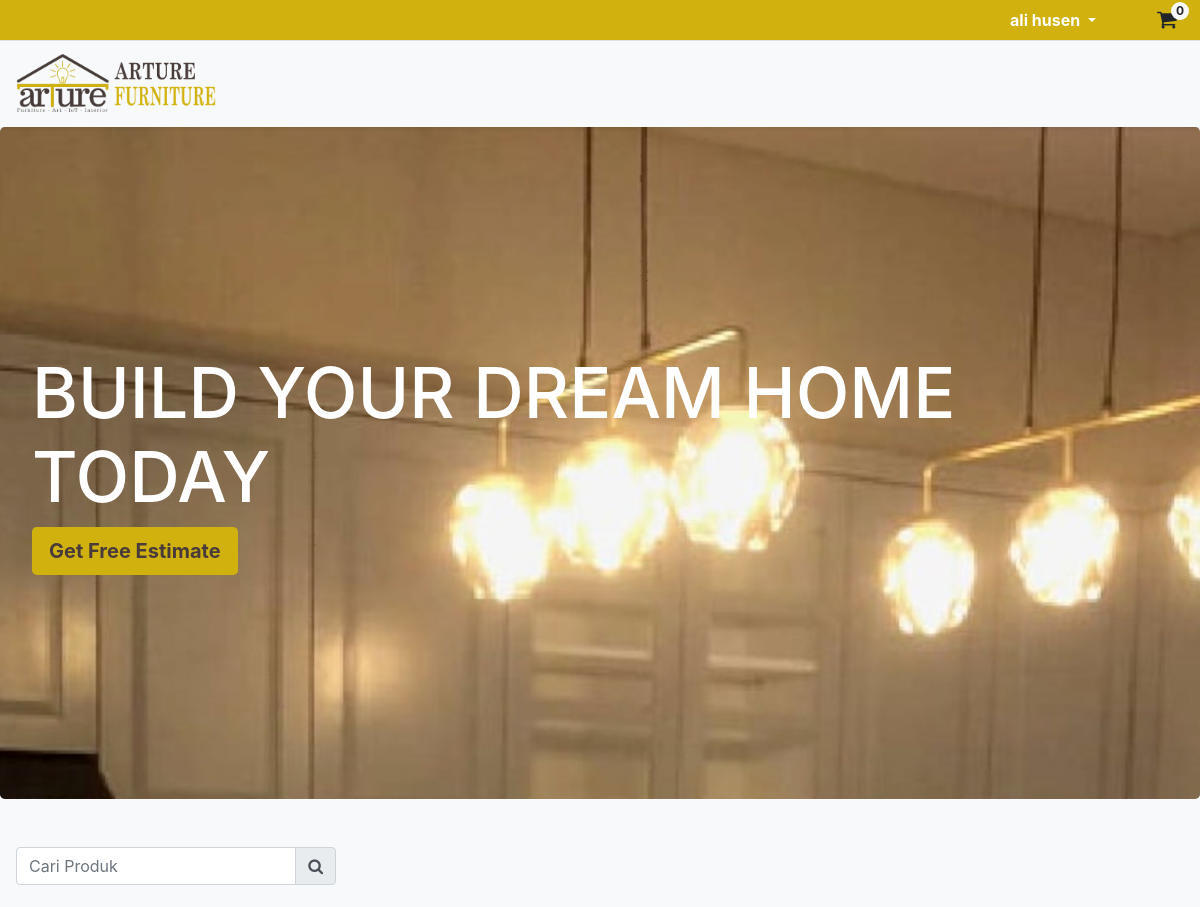
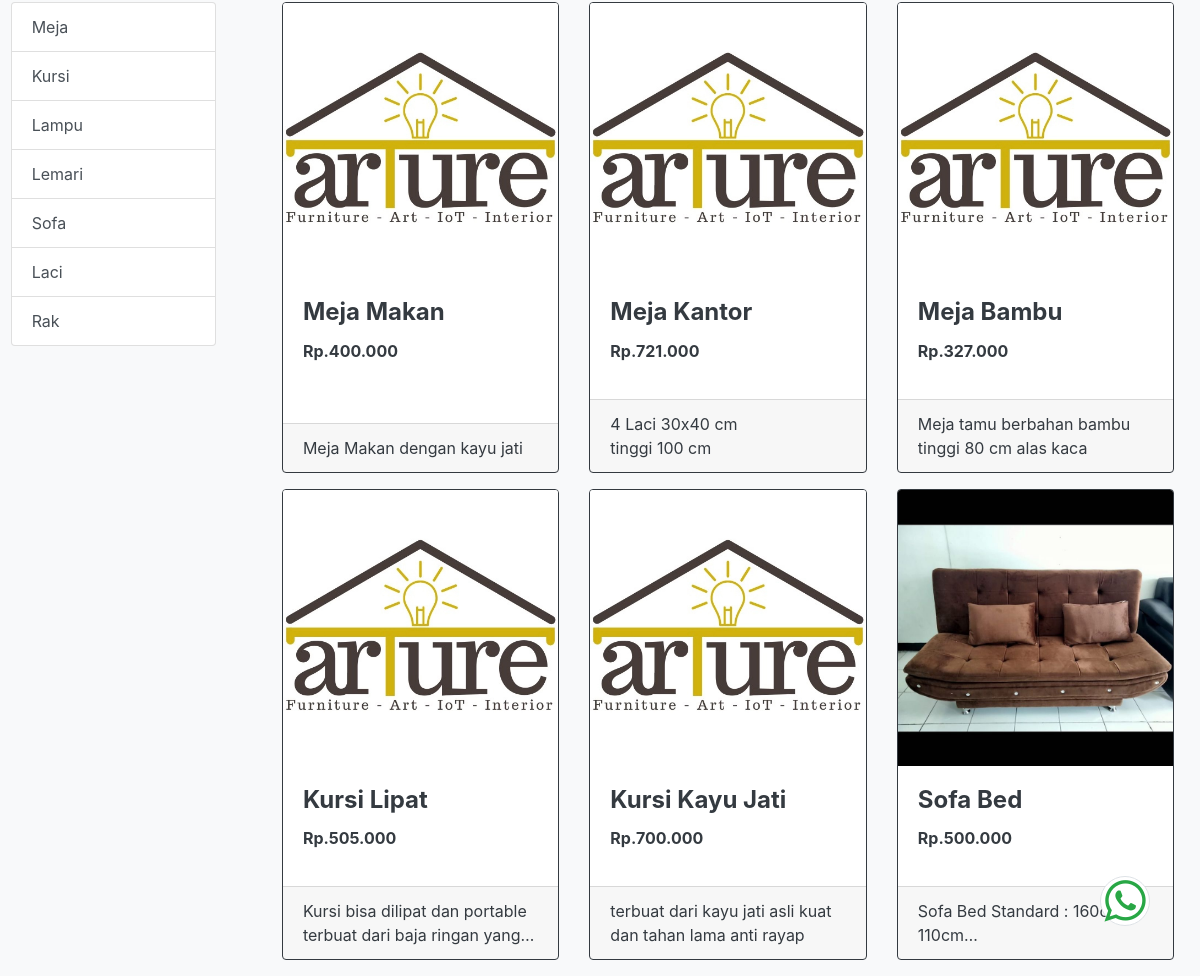
Page / (signed in) on the earlier database version (2 pictures, top to bottom).
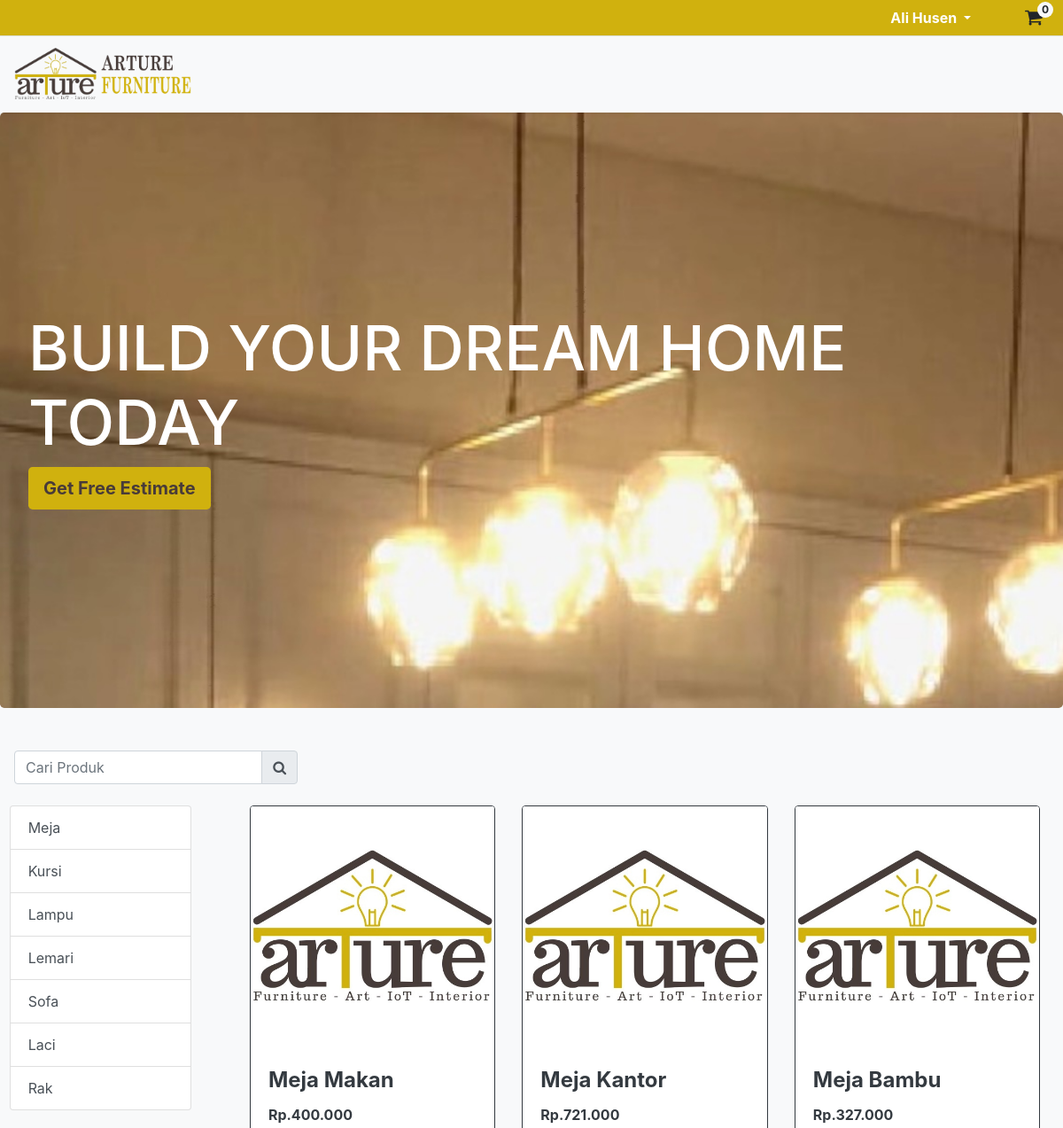
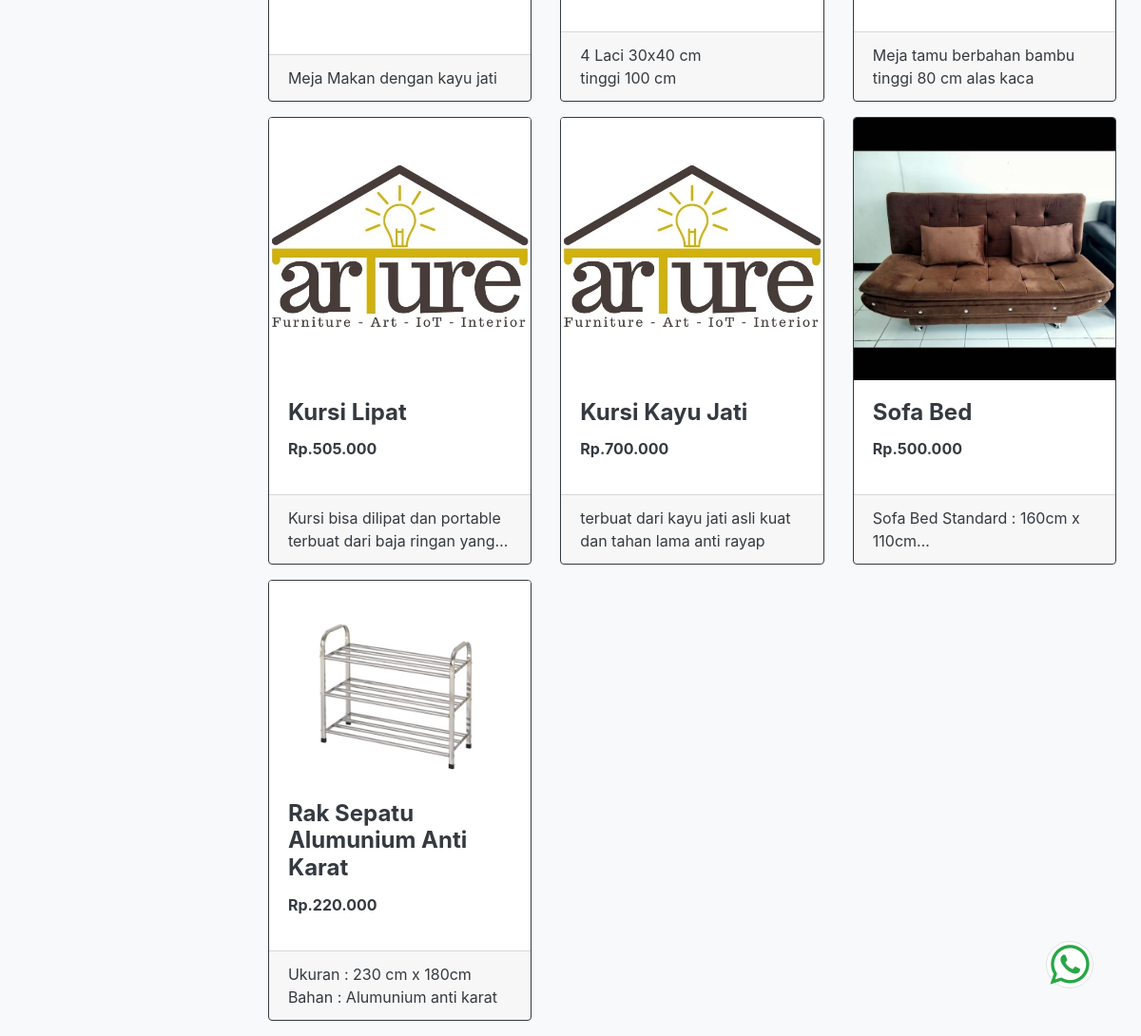
Same page on the later database version (2 pictures, top to bottom).
### tables this page shows
CREATE TABLE `kategori` (
  `id_kategori` int(11) NOT NULL,
  `kategori` text NOT NULL
);

CREATE TABLE `produk` (
  `id_produk` int(11) NOT NULL,
  `id_kategori` int(11) NOT NULL,
  `nama_produk` text NOT NULL,
  `harga_produk` text NOT NULL,
  `deskripsi` text NOT NULL,
  `gambar` text DEFAULT 'default.png',
  `tersedia` tinyint(1) NOT NULL DEFAULT 1
);

### app/database.php (called while the page is built, shortened)
<?php
class database
{
	var $hostname = "localhost";
	var $username = "root";
	var $password = "";
	var $db = "arture_furniture";
	function __construct()
	{
		$this->koneksi = mysqli_connect($this->hostname, $this->username, $this->password, $this->db);
	}
	function intToRupiah($angka)
	{
		$hasil_rupiah = "Rp." . number_format($angka, 0, ',', '.');
		return $hasil_rupiah;
	}
	function getDataProduk()
	{
		$query = "SELECT * from produk p inner join kategori k on p.id_kategori=k.id_kategori where tersedia='1' ORDER by p.id_produk;";
		$dataProduk = mysqli_query($this->koneksi, $query);
		if ($dataProduk) {
			if (mysqli_num_rows($dataProduk) > 0) {
				return $dataProduk;
			} else {
				return false;
			}
		} else {
			return false;
		}
	}
	function getDataKategori()
	{
		$query = "SELECT * from kategori";
		$dataKategori = mysqli_query($this->koneksi, $query);
		if ($dataKategori) {
			if (mysqli_num_rows($dataKategori) > 0) {
				return $dataKategori;
			} else {
				return false;
			}
		} else {
			return false;
		}
	}
}

### pages/klien/home.php (the view, shortened to what the changed rows need)
<?php
include $_SERVER['DOCUMENT_ROOT'] . '/pages/parts/navbars/klien-navbar.php';
$dataProduk = $db->getDataProduk();
$dataKategori = $db->getDataKategori();
?>
<div>
  <div class="jumbotron">
    <div class="spaces">
      <strong>
        <h1 id="quote">BUILD YOUR DREAM HOME TODAY</h1>
      </strong>
      <p class="lead">
        <a class="btn bg-emas-arture btn-lg" href="https://api.whatsapp.com/send?phone=6287888525264" target="_blank" role="button"><strong>Get Free Estimate</strong></a>
      </p>
    </div>
  </div>
  <section id="catalog">
    <div class="mb-4 w-100 d-flex align-content-end bg-light">
      <form action="" method="get">
        <div class="input-group cariProduk-input-grup mt-3 ml-3 mr-3">
          <input type="search" class="form-control border-arture-coklat" name="cari" id="cariProduk" aria-label="Searching" placeholder="Cari Produk">
          <div class="input-group-append">
            <button type="submit" class="input-group-text btn"><i class="fa fa-search" aria-hidden="true"></i></button>
          </div>
        </div>
      </form>
    </div>
    <div class="row">
      <div class="d-none d-lg-block col-lg-2 p-0 mx-auto">
        <div class="list-group">
          <?php
          if ($dataKategori == false) {
          ?>
            <tr>
              <td>
                <div class="alert alert-danger">KATEGORI BELUM TERSEDIA, HARAP PERIKSA KEMBALI NANTI!</div>
              </td>
            </tr>
            <?php
          } else {
            while ($x = mysqli_fetch_array($dataKategori)) {
            ?>
              <a href="/?kategori=<?= $x['kategori'] ?>#catalog" class="list-group-item list-group-item-action"><?= $x['kategori'] ?></a>
          <?php
            }
          }
          ?>
        </div>
      </div>
      <div class="col-lg-9 col-md-12 col-sm-12 mx-auto">
        <div class="row">
          <?php
          if (isset($_GET['cari']) && $dataProduk == false) {
          ?>
            <tr>
              <td>
                <div class="alert alert-danger w-100 text-center"><i class="fa fa-frown-o fa-2x" aria-hidden="true"></i>
                  MAAF, PRODUK YANG ANDA CARI SAAT INI BELUM TERSEDIA.</div>
              </td>
            </tr>
            <?php
          } else {
            while ($x = mysqli_fetch_array($dataProduk)) {
            ?>
              <div class="col-lg-4 col-md-4 col-sm-6 mb-3">
                <a class="text-decoration-none text-dark" href="/?page=produk&produk=<?= $x['id_produk'] ?>">
                  <div class="card h-100 border-dark">
                    <img src="/assets/produk/<?= $x['gambar'] ?>" class="card-img-top" alt="<?= $x['nama_produk'] ?>">
                    <div class="card-body">
                      <h4 class="card-title font-weight-bold"><?= $x['nama_produk'] ?></h4>
                      <p class="font-weight-bold"><?= $db->intToRupiah($x['harga_produk']) ?></p>
                    </div>
                    <div class="card-footer">
                      <p class="card-text"><?= $x['deskripsi'] ?></p>
                    </div>
                  </div>
                </a>
              </div>
          <?php
            }
          }
          ?>
        </div>
      </div>
    </div>
  </section>
</div>
<button type="button" id="waContact" class="btn btn-white bg-white border rounded-circle p-0">
  <span class="fa fa-whatsapp fa-3x text-success text-center" role="button">
  </span>
</button>

### pages/parts/navbars/klien-navbar.php (shortened to what the changed rows need)
<nav id="navbar-atas" class="navbar navbar-expand p-0">
    <ul class="navbar-nav ml-auto link-navbar-atas">
        <li class="nav-item dropdown mr-5">
            <a class="nav-link dropdown-toggle" href="#" id="navbarDropdownMenuLink" role="button" data-toggle="dropdown" aria-expanded="false">
                <?php echo $_SESSION['nama']; ?>
            </a>
        </li>
        <li>
            <a href="/?page=keranjang">
                <button class="btn px-0 pl-1">
                    <i class="fa fa-shopping-cart fa-lg" aria-hidden="true"></i>
                    <span class="badge badge-light cart-notification" id="jmlKeranjang">0</span>
                </button>
            </a>
        </li>
    </ul>
</nav>
<nav id="navbar-bawah" class="navbar navbar-expand-md navbar-light shadow-sm border-top">
    <div class="collapse navbar-collapse justify-content-between" id="navbarToggle">
        <ul class="navbar-nav">
            <a class="navbar-brand d-none d-lg-block" href="/">
                <img class="" src="/assets/material/Arture-header-transparent.png" alt="Arture Furniture" style="width: 200px">
            </a>
        </ul>
    </div>
</nav>

Differences in the rows shown:
added produk: gambar (picture), nama_produk "Rak Sepatu Alumunium Anti Karat", harga_produk "Rp.220.000", deskripsi "Ukuran : 230 cm x 180cm Bahan : Alumunium anti karat"
Other differences:
$_SESSION['nama']: "ali husen" → "Ali Husen"
